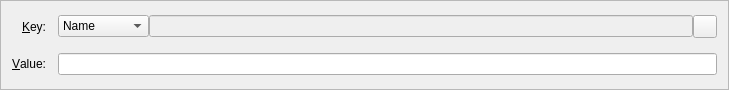
<?xml version="1.0" encoding="UTF-8"?>
<ui version="4.0">
 <class>AddInfoEntry</class>
 <widget class="QFrame" name="AddInfoEntry">
  <property name="geometry">
   <rect>
    <x>0</x>
    <y>0</y>
    <width>729</width>
    <height>90</height>
   </rect>
  </property>
  <property name="windowTitle">
   <string>Form</string>
  </property>
  <property name="frameShape">
   <enum>QFrame::StyledPanel</enum>
  </property>
  <property name="frameShadow">
   <enum>QFrame::Sunken</enum>
  </property>
  <layout class="QGridLayout" name="gridLayout">
   <property name="spacing">
    <number>12</number>
   </property>
   <item row="4" column="1">
    <layout class="QHBoxLayout" name="horizontalLayout_2">
     <property name="spacing">
      <number>0</number>
     </property>
     <item>
      <widget class="QValidatedLineEdit" name="valueString">
       <property name="toolTip">
        <string>Enter the value string</string>
       </property>
      </widget>
     </item>
    </layout>
   </item>
   <item row="3" column="0">
    <widget class="QLabel" name="label_2">
     <property name="text">
      <string>&amp;Key:</string>
     </property>
     <property name="alignment">
      <set>Qt::AlignRight|Qt::AlignTrailing|Qt::AlignVCenter</set>
     </property>
     <property name="buddy">
      <cstring>keyString</cstring>
     </property>
    </widget>
   </item>
   <item row="4" column="0">
    <widget class="QLabel" name="label_4">
     <property name="text">
      <string>&amp;Value:</string>
     </property>
     <property name="alignment">
      <set>Qt::AlignRight|Qt::AlignTrailing|Qt::AlignVCenter</set>
     </property>
     <property name="buddy">
      <cstring>valueString</cstring>
     </property>
    </widget>
   </item>
   <item row="3" column="1">
    <layout class="QHBoxLayout" name="payToLayout">
     <property name="spacing">
      <number>0</number>
     </property>
     <item>
      <widget class="QComboBox" name="keyType">
       <property name="toolTip">
        <string>Choose the key type:

Normal: No restrictions
Write-Once: Cannot overwrite
Unique: Value is unique on blockchain
Id: Unique and only lowercase with dashes
Name: Address blockchain name (Id "n")</string>
       </property>
       <item>
        <property name="text">
         <string>Name</string>
        </property>
       </item>
       <item>
        <property name="text">
         <string>Normal</string>
        </property>
       </item>
       <item>
        <property name="text">
         <string>Write-Once</string>
        </property>
       </item>
       <item>
        <property name="text">
         <string>Unique</string>
        </property>
       </item>
       <item>
        <property name="text">
         <string>Id</string>
        </property>
       </item>
      </widget>
     </item>
     <item>
      <widget class="QValidatedLineEdit" name="keyString">
       <property name="enabled">
        <bool>false</bool>
       </property>
       <property name="toolTip">
        <string>Enter the key string (lowercase letters, numbers, and dashes only)</string>
       </property>
      </widget>
     </item>
     <item>
      <widget class="QToolButton" name="deleteButton">
       <property name="toolTip">
        <string>Remove this info</string>
       </property>
       <property name="text">
        <string/>
       </property>
       <property name="icon">
        <iconset resource="../bitcoin.qrc">
         <normaloff>:/icons/remove</normaloff>:/icons/remove</iconset>
       </property>
      </widget>
     </item>
    </layout>
   </item>
  </layout>
 </widget>
 <customwidgets>
  <customwidget>
   <class>QValidatedLineEdit</class>
   <extends>QLineEdit</extends>
   <header>qvalidatedlineedit.h</header>
  </customwidget>
 </customwidgets>
 <resources>
  <include location="../bitcoin.qrc"/>
 </resources>
 <connections/>
</ui>
